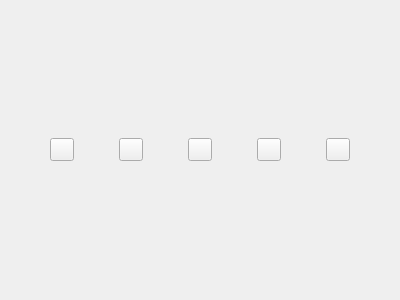
<?xml version="1.0" encoding="UTF-8"?>
<ui version="4.0">
 <class>ListSettingCardOperator</class>
 <widget class="QWidget" name="ListSettingCardOperator">
  <property name="geometry">
   <rect>
    <x>0</x>
    <y>0</y>
    <width>400</width>
    <height>300</height>
   </rect>
  </property>
  <property name="windowTitle">
   <string/>
  </property>
  <layout class="QGridLayout" name="gridLayout">
   <item row="0" column="3">
    <widget class="TransparentToolButton" name="pb_movetop"/>
   </item>
   <item row="0" column="1">
    <widget class="TransparentToolButton" name="pb_moveup"/>
   </item>
   <item row="0" column="2">
    <widget class="TransparentToolButton" name="pb_movedown"/>
   </item>
   <item row="0" column="0">
    <widget class="TransparentToolButton" name="pb_add"/>
   </item>
   <item row="0" column="4">
    <widget class="TransparentToolButton" name="pb_delete"/>
   </item>
  </layout>
 </widget>
 <customwidgets>
  <customwidget>
   <class>ToolButton</class>
   <extends>QToolButton</extends>
   <header>qfluentwidgets</header>
  </customwidget>
  <customwidget>
   <class>TransparentToolButton</class>
   <extends>ToolButton</extends>
   <header>qfluentwidgets</header>
  </customwidget>
 </customwidgets>
 <resources/>
 <connections/>
</ui>
